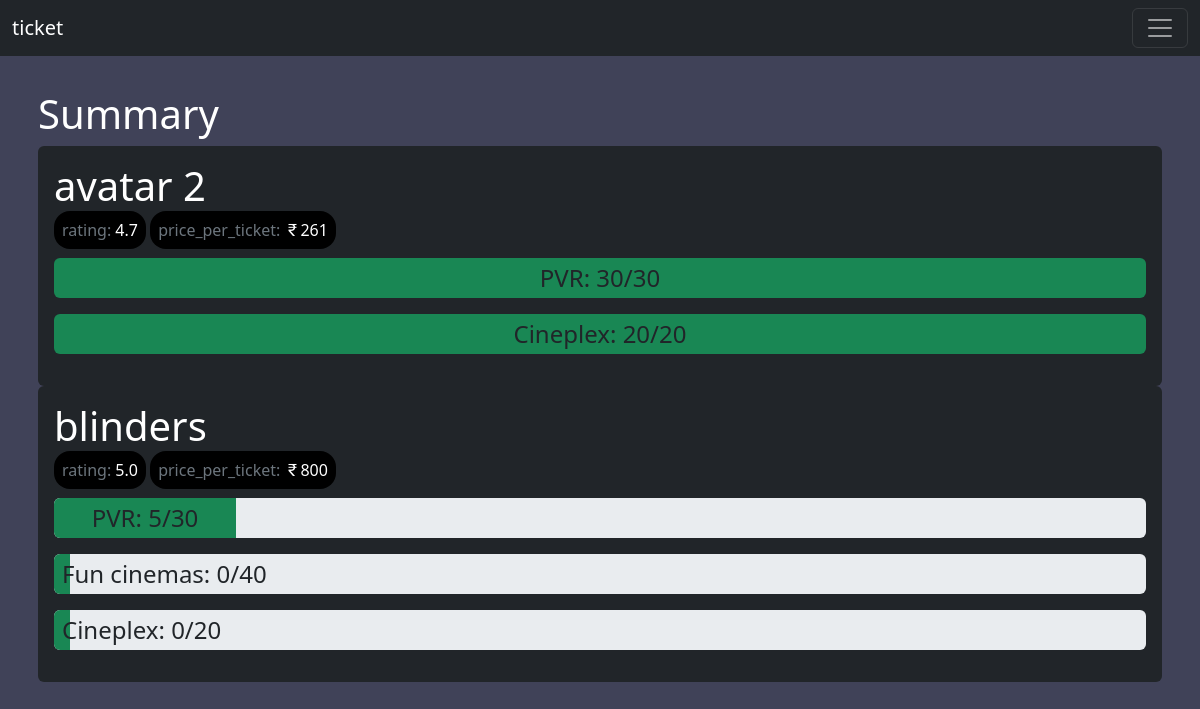
Screenshot of /admin_summary (signed in) with the database file from the repository.
### application/models.py (models this page shows)
class Show(db.Model):
    __tablename__="show"
    show_id=db.Column(db.Integer, primary_key=True,  autoincrement=True)
    show_name=db.Column(db.String, nullable=False)
    show_rating=db.Column(db.Numeric(1,1))
    show_price_per_ticket=db.Column(db.Integer)
    show_num_ratings=db.Column(db.Integer, default=0)
    show_total_rating=db.Column(db.Integer, default=0)

class Venue(db.Model):
    __tablename__="venue"
    venue_id=db.Column(	db.Integer, primary_key=True, autoincrement=True)
    venue_name=db.Column(db.String,  nullable=False)
    venue_location=db.Column(db.String,  nullable=False)
    venue_max_no_of_shows=db.Column(db.Integer,  nullable=False)
    venue_max_seats_per_show=db.Column(db.Integer,  nullable=False)
    venue_num_shows_added=db.Column(db.Integer, default=0)
    ven_shows=db.relationship("Show",secondary="show_in_venue",backref='show_vens')

class Show_in_venue(db.Model):
    __tablename__="show_in_venue"
    venue_id=db.Column(	db.Integer,db.ForeignKey("venue.venue_id"),primary_key=True)
    show_id=db.Column(db.Integer,db.ForeignKey("show.show_id"),primary_key=True)
    no_of_tickets_booked=db.Column(db.Integer, default=0)
    show_housefull_flag=db.Column(db.Integer, default=0)

### application/controllers.py (the view)
@app.route("/admin_summary")
def admin_summary():
    global logged_admin_id
    if not logged_admin_id:
        return redirect(url_for("admin"))
    shows=Show.query.all()
    show_in_venues=Show_in_venue.query.all()
    return render_template('admin_summary.html',shows=shows,show_in_venues=show_in_venues)

### templates/admin_summary.html (shortened to what this page needs)
<!DOCTYPE html>
<html lang="en">
<head>
  <link href="https://cdn.jsdelivr.net/npm/bootstrap@5.3.0-alpha1/dist/css/bootstrap.min.css" rel="stylesheet"
>
  <link rel="stylesheet" href="https://cdn.jsdelivr.net/npm/bootstrap-icons@1.10.3/font/bootstrap-icons.css">
</head>
<body class="text-white">
  <nav class="navbar navbar-dark bg-dark fixed-top">
    <div class="container-fluid">
      <a class="navbar-brand" href="/">ticket</a>
      <button class="navbar-toggler" type="button" data-bs-toggle="offcanvas" data-bs-target="#offcanvasDarkNavbar" aria-controls="offcanvasDarkNavbar" aria-label="Toggle navigation">
        <span class="navbar-toggler-icon"></span>
      </button>
    </div>
  </nav>
  <div class="mt-5 p-2 container toggle-hidden">
    <h1 id="heading">Summary</h1>
    {%for show in shows%}
      <div class="container bg-dark p-3 rounded">
        <h1>{{show.show_name}}</h1>
        <p class="text-secondary">
          <span class="p-2 bg-black rounded-4">rating: <span class="text-white">{{show.show_rating}}</span></span>
          <span class="p-2 bg-black rounded-4">price_per_ticket: <span class="text-white"><i class="bi bi-currency-rupee"></i>{{show.show_price_per_ticket}}</span></span>
          {%for venue in show.show_vens%}
          <div class="progress my-3" role="progressbar" aria-label="Example with label" aria-valuenow="10" aria-valuemin="0" aria-valuemax="100" style="height: 40px">
            {%for show_in_venue in show_in_venues%}
              {%if show_in_venue.show_id==show.show_id and show_in_venue.venue_id==venue.venue_id%}
                {%set fraction,numerator=(show_in_venue.no_of_tickets_booked/venue.venue_max_seats_per_show)*100, show_in_venue.no_of_tickets_booked%}
                <div class="progress-bar bg-success overflow-visible text-dark p-2 fs-4"style="width: {{fraction}}%;">{{venue.venue_name}}: {{numerator}}/{{venue.venue_max_seats_per_show}}</div>
              {%endif%}
            {%endfor%}
          </div>
          {%endfor%}
        </p>
      </div>
    {%endfor%}
  </div>
</body>
</html>

### templates/admin_summary.html (style rules this page uses)
body { background-color: #404258; }
#heading { margin-top: 3%; }

### rows the page displays
Show: show_name "avatar 2", show_rating "4.7", show_price_per_ticket "261"
Venue: venue_name "PVR", venue_max_seats_per_show "30"
Show_in_venue: {{ fraction }} 100.0 (drawn), no_of_tickets_booked "30"
Venue: venue_name "Cineplex", venue_max_seats_per_show "20"
Show_in_venue: {{ fraction }} 100.0 (drawn), no_of_tickets_booked "20"
Show: show_name "blinders", show_rating "5.0", show_price_per_ticket "800"
Show_in_venue: {{ fraction }} 16.666666666666664 (drawn), numerator "5"
Venue: venue_name "Fun cinemas", venue_max_seats_per_show "40"
Show_in_venue: {{ fraction }} 0.0 (drawn), numerator "0"
Show_in_venue: {{ fraction }} 0.0 (drawn), numerator "0"
